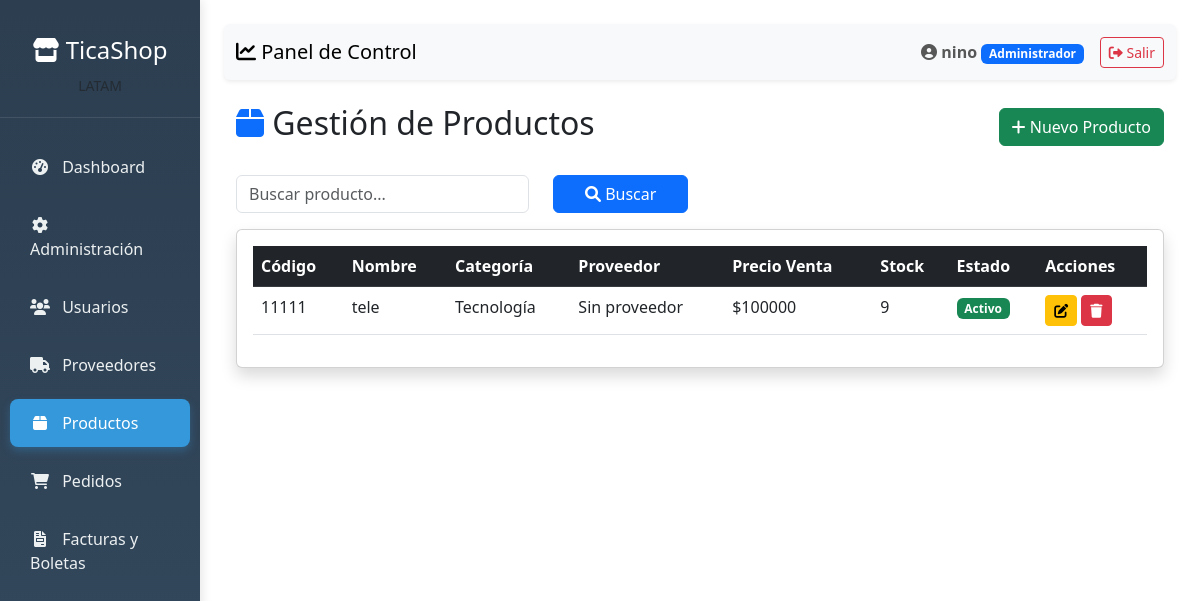
Before: /productos/ (signed in) with the older database file.
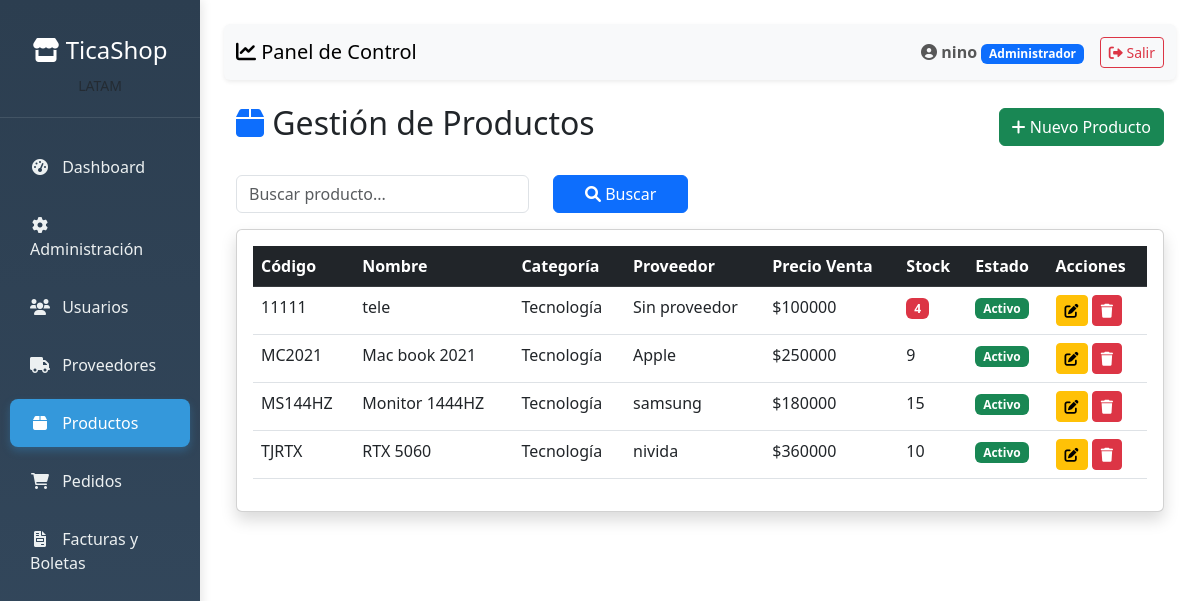
After: the same page with the newer database file.
### apps/productos/models.py (models this page shows, shortened)
class Producto(models.Model):
    codigo = models.CharField(max_length=50, unique=True, verbose_name='Código')
    nombre = models.CharField(max_length=255)
    descripcion = models.TextField(blank=True, null=True, verbose_name='Descripción')
    categoria = models.ForeignKey(
        Categoria,
        on_delete=models.SET_NULL,
        null=True,
        blank=True,
        verbose_name='Categoría'
    )
    precio_unitario = models.DecimalField(
        max_digits=10,
        decimal_places=2,
        verbose_name='Precio de venta'
    )
    costo_unitario = models.DecimalField(
        max_digits=10,
        decimal_places=2,
        verbose_name='Costo unitario'
    )
    stock = models.IntegerField(default=0, verbose_name='Stock disponible')
    stock_minimo = models.IntegerField(default=0, verbose_name='Stock mínimo')
    proveedor = models.ForeignKey(
        'clientes.Proveedor',
        on_delete=models.SET_NULL,
        null=True,
        blank=True,
        verbose_name='Proveedor'
    )
    afecto_iva = models.BooleanField(default=True, verbose_name='Afecto a IVA')
    activo = models.BooleanField(default=True, verbose_name='Activo')
    fecha_creacion = models.DateTimeField(auto_now_add=True)
    fecha_actualizacion = models.DateTimeField(auto_now=True)
    @property
    def tiene_stock_bajo(self):
        return self.stock <= self.stock_minimo and self.stock_minimo > 0
    class Meta:
        db_table = 'productos'
        verbose_name = 'Producto'
        verbose_name_plural = 'Productos'
        ordering = ['codigo']

class Categoria(models.Model):
    nombre = models.CharField(max_length=100, unique=True)
    descripcion = models.TextField(blank=True, null=True)
    activa = models.BooleanField(default=True)
    class Meta:
        db_table = 'categorias'
        verbose_name = 'Categoría'
        verbose_name_plural = 'Categorías'

### apps/clientes/models.py (models this page shows, shortened)
class Proveedor(models.Model):
    rut = models.CharField(max_length=12, unique=True)
    razon_social = models.CharField(max_length=255)
    email_contacto = models.EmailField(blank=True, null=True)
    telefono = models.CharField(max_length=20, blank=True, null=True)
    class Meta:
        db_table = 'proveedores'
        verbose_name = 'Proveedor'
        verbose_name_plural = 'Proveedores'

### apps/productos/views.py (the view)
# urls.py: path('', views.listar_productos, name='listar_productos'),
@login_required
@user_passes_test(puede_ver_productos)
def listar_productos(request):
    productos = Producto.objects.select_related('categoria', 'proveedor').all()
    buscar = request.GET.get('buscar')
    if buscar:
        productos = productos.filter(nombre__icontains=buscar)
    return render(request, 'productos/listar_productos.html', {'productos': productos})

### apps/productos/views.py (called while the page is built)
def puede_ver_productos(usuario):
    return usuario.is_authenticated and usuario.rol in ['Administrador', 'Vendedor']

### templates/productos/listar_productos.html (shortened to what this page needs)
{% extends 'dashboard/base_dashboard.html' %}
{% block content %}
<div class="container-fluid mt-4">
    <div class="d-flex justify-content-between align-items-center mb-4">
        <h2><i class="fas fa-box text-primary"></i> Gestión de Productos</h2>
        {% if request.user.rol == 'Administrador' %}
        <a href="{% url 'crear_producto' %}" class="btn btn-success">
            <i class="fas fa-plus"></i> Nuevo Producto
        </a>
        {% endif %}
    </div>
    <form method="GET" class="row mb-3">
        <div class="col-md-4">
            <input type="text" name="buscar" class="form-control" placeholder="Buscar producto..." value="{{ request.GET.buscar }}">
        </div>
        <div class="col-md-2">
            <button type="submit" class="btn btn-primary w-100">
                <i class="fas fa-search"></i> Buscar
            </button>
        </div>
    </form>
    <div class="card shadow">
        <div class="card-body table-responsive">
            <table class="table table-hover">
                <thead class="table-dark">
                    <tr>
                        <th>Código</th>
                        <th>Nombre</th>
                        <th>Categoría</th>
                        <th>Proveedor</th>
                        <th>Precio Venta</th>
                        <th>Stock</th>
                        <th>Estado</th>
                        {% if request.user.rol == 'Administrador' %}<th>Acciones</th>{% endif %}
                    </tr>
                </thead>
                <tbody>
                    {% for p in productos %}
                    <tr>
                        <td>{{ p.codigo }}</td>
                        <td>{{ p.nombre }}</td>
                        <td>{{ p.categoria.nombre|default:"Sin categoría" }}</td>
                        <td>{{ p.proveedor.razon_social|default:"Sin proveedor" }}</td>
                        <td>${{ p.precio_unitario|floatformat:0 }}</td>
                        <td>
                            {% if p.tiene_stock_bajo %}
                                <span class="badge bg-danger">{{ p.stock }}</span>
                            {% else %}
                                {{ p.stock }}
                            {% endif %}
                        </td>
                        <td>
                            {% if p.activo %}
                                <span class="badge bg-success">Activo</span>
                            {% else %}
                                <span class="badge bg-secondary">Inactivo</span>
                            {% endif %}
                        </td>
                        {% if request.user.rol == 'Administrador' %}
                        <td>
                            <a href="{% url 'editar_producto' p.id %}" class="btn btn-sm btn-warning">
                                <i class="fas fa-edit"></i>
                            </a>
                            <a href="{% url 'eliminar_producto' p.id %}" class="btn btn-sm btn-danger"
                            onclick="return confirm('¿Eliminar este producto?')">
                                <i class="fas fa-trash"></i>
                            </a>
                        </td>
                        {% endif %}
                    </tr>
                    {% endfor %}
                </tbody>
            </table>
        </div>
    </div>
</div>
{% endblock %}

Changed rows visible on the page:
changed Producto "tele": stock "9" → "4"
added Producto: codigo "MC2021", nombre "Mac book 2021", categoria.nombre "Tecnología", proveedor.razon_social "Apple", precio_unitario "250000", stock "9", activo "Activo"
added Producto: codigo "MS144HZ", nombre "Monitor 1444HZ", categoria.nombre "Tecnología", proveedor.razon_social "samsung", precio_unitario "180000", stock "15", activo "Activo"
added Producto: codigo "TJRTX", nombre "RTX 5060", categoria.nombre "Tecnología", proveedor.razon_social "nivida", precio_unitario "360000", stock "10", activo "Activo"
